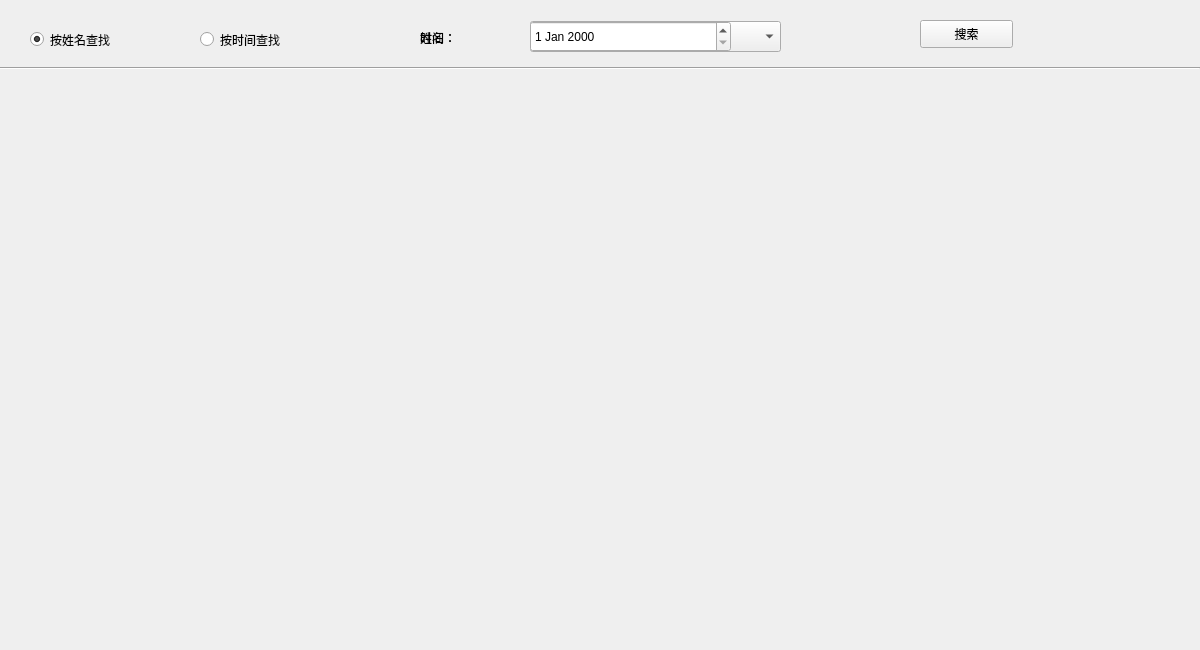
<?xml version="1.0" encoding="UTF-8"?>
<ui version="4.0">
 <class>SearchWidget</class>
 <widget class="QWidget" name="SearchWidget">
  <property name="geometry">
   <rect>
    <x>0</x>
    <y>0</y>
    <width>1200</width>
    <height>650</height>
   </rect>
  </property>
  <property name="minimumSize">
   <size>
    <width>50</width>
    <height>0</height>
   </size>
  </property>
  <property name="windowTitle">
   <string>Form</string>
  </property>
  <widget class="Line" name="line">
   <property name="geometry">
    <rect>
     <x>0</x>
     <y>60</y>
     <width>1200</width>
     <height>16</height>
    </rect>
   </property>
   <property name="orientation">
    <enum>Qt::Horizontal</enum>
   </property>
  </widget>
  <widget class="QRadioButton" name="nameRadioButton">
   <property name="geometry">
    <rect>
     <x>30</x>
     <y>30</y>
     <width>115</width>
     <height>19</height>
    </rect>
   </property>
   <property name="text">
    <string>按姓名查找</string>
   </property>
   <property name="checked">
    <bool>true</bool>
   </property>
  </widget>
  <widget class="QRadioButton" name="timeRadioButton">
   <property name="geometry">
    <rect>
     <x>200</x>
     <y>30</y>
     <width>115</width>
     <height>19</height>
    </rect>
   </property>
   <property name="text">
    <string>按时间查找</string>
   </property>
   <property name="checked">
    <bool>false</bool>
   </property>
  </widget>
  <widget class="QWidget" name="nameWidget" native="true">
   <property name="enabled">
    <bool>true</bool>
   </property>
   <property name="geometry">
    <rect>
     <x>390</x>
     <y>10</y>
     <width>451</width>
     <height>51</height>
    </rect>
   </property>
   <widget class="QLabel" name="nameLabel">
    <property name="geometry">
     <rect>
      <x>30</x>
      <y>20</y>
      <width>72</width>
      <height>15</height>
     </rect>
    </property>
    <property name="maximumSize">
     <size>
      <width>16777215</width>
      <height>30</height>
     </size>
    </property>
    <property name="text">
     <string>姓名：</string>
    </property>
   </widget>
   <widget class="QComboBox" name="nameComboBox">
    <property name="geometry">
     <rect>
      <x>140</x>
      <y>11</y>
      <width>251</width>
      <height>31</height>
     </rect>
    </property>
   </widget>
  </widget>
  <widget class="QPushButton" name="searchBtn">
   <property name="geometry">
    <rect>
     <x>920</x>
     <y>20</y>
     <width>93</width>
     <height>28</height>
    </rect>
   </property>
   <property name="text">
    <string>搜索</string>
   </property>
  </widget>
  <widget class="QWidget" name="timeWidget" native="true">
   <property name="enabled">
    <bool>true</bool>
   </property>
   <property name="geometry">
    <rect>
     <x>390</x>
     <y>10</y>
     <width>451</width>
     <height>51</height>
    </rect>
   </property>
   <widget class="QLabel" name="timeLabel">
    <property name="geometry">
     <rect>
      <x>30</x>
      <y>20</y>
      <width>72</width>
      <height>15</height>
     </rect>
    </property>
    <property name="text">
     <string>时间：</string>
    </property>
   </widget>
   <widget class="QDateEdit" name="dateEdit">
    <property name="geometry">
     <rect>
      <x>140</x>
      <y>11</y>
      <width>201</width>
      <height>31</height>
     </rect>
    </property>
   </widget>
  </widget>
 </widget>
 <resources/>
 <connections/>
</ui>
